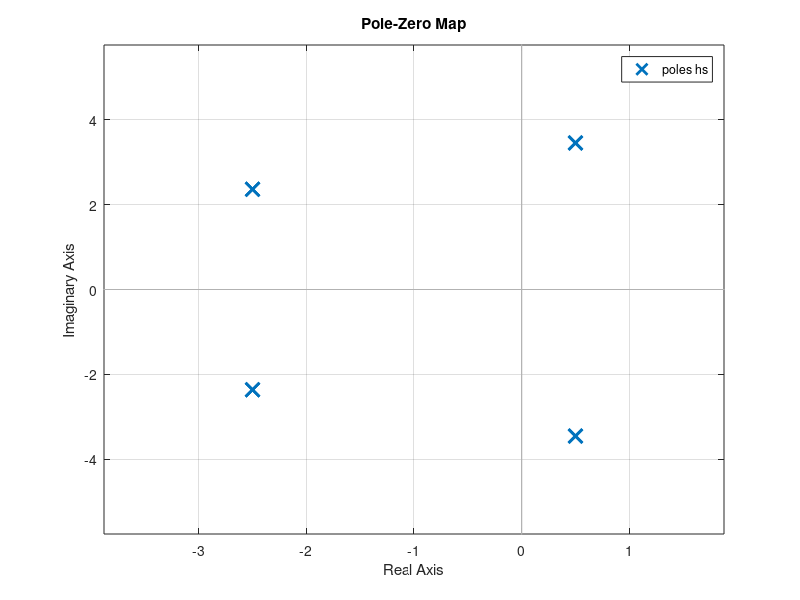
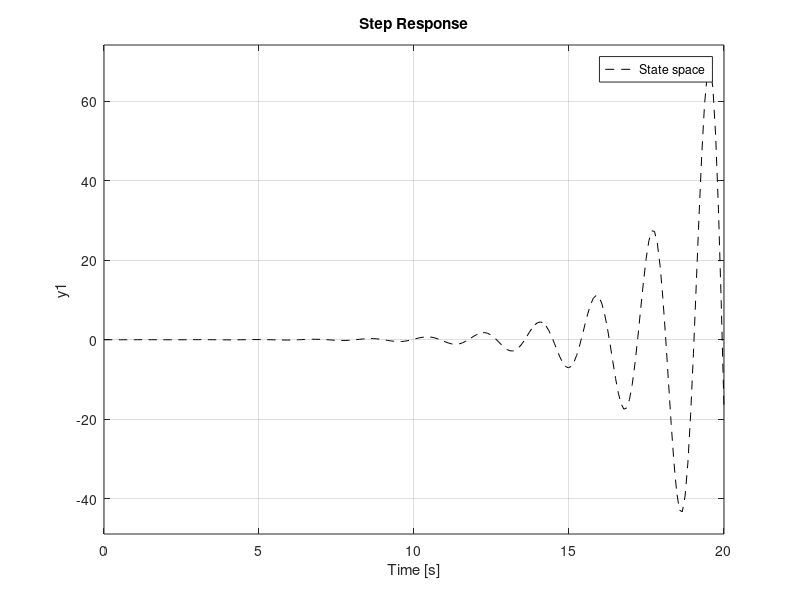

These figures' MATLAB source, in order:
clc
clear
close all

A = [0 1 0 0;
    0 0 1 0;
    0 0 0 1;
    -144 -49 -19 -4];

B = [0;0;0;1];

C = [1 0 0 0];

D = 0;

h = ss(A,B,C,D);

hs = tf(1,[1 4 19 49 144]);

pzmap(h)
hold on
pzmap(hs)

figure
step(h)
hold on
step(hs,'.r');



[num den] = ss2tf(A,B,C,D)
[A B C D] = tf2ss(1,[1 4 19 49 144])

ss2 = ss(A,B,C,D)
step(ss2,'--k')

legend('State space', 'Transfer function', 'ss2')

